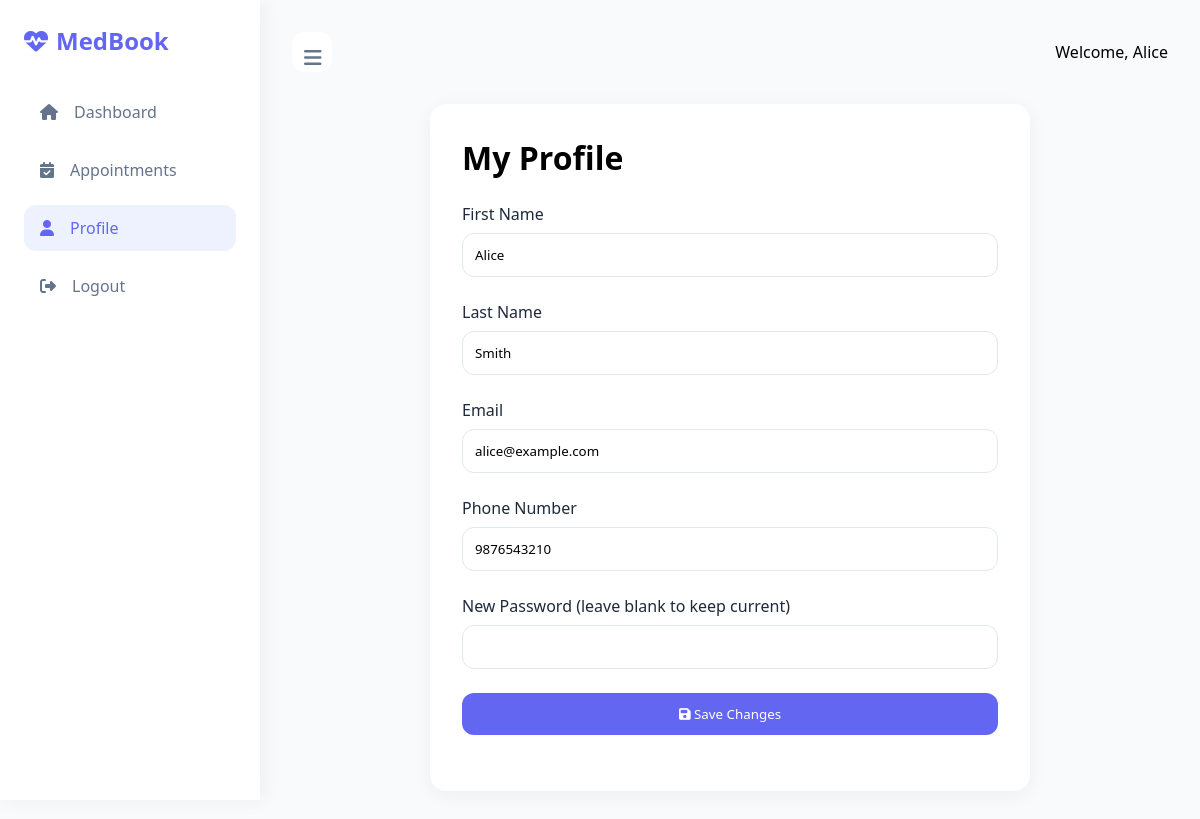
Screenshot of /profile.php (signed in) with the database file from the repository.
### tables this page shows
CREATE TABLE `patients` (
  `patient_id` int(11) NOT NULL,
  `first_name` varchar(50) NOT NULL,
  `last_name` varchar(50) NOT NULL,
  `email` varchar(100) NOT NULL,
  `phone` varchar(20) DEFAULT NULL,
  `password_hash` varchar(255) NOT NULL,
  `created_at` datetime DEFAULT CURRENT_TIMESTAMP,
  `role` varchar(20) DEFAULT 'patient',
  `date_of_birth` date DEFAULT NULL
);

### profile.php (the view, shortened to what this page needs)
<?php
require_once 'config.php';
$stmt = $pdo->prepare("SELECT * FROM patients WHERE patient_id = ?");
$stmt->execute([$_SESSION['user_id']]);
$user = $stmt->fetch();
?>
<!DOCTYPE html>
<html lang="en">
<head>
    <link rel="stylesheet" href="https://cdnjs.cloudflare.com/ajax/libs/font-awesome/6.4.0/css/all.min.css">
</head>
<body>
    <aside class="sidebar">
        <div class="logo">
            <i class="fas fa-heartbeat"></i>
            MedBook
        </div>
        <nav>
            <ul class="nav-menu">
                <li class="nav-item">
                    <a href="patient_dashboard.php" class="nav-link">
                        <i class="fas fa-home"></i>
                        Dashboard
                    </a>
                </li>
                <li class="nav-item">
                    <a href="appointments.php" class="nav-link">
                        <i class="fas fa-calendar-check"></i>
                        Appointments
                    </a>
                </li>
                <li class="nav-item">
                    <a href="profile.php" class="nav-link active">
                        <i class="fas fa-user"></i>
                        Profile
                    </a>
                </li>
                <li class="nav-item">
                    <a href="logout.php" class="nav-link">
                        <i class="fas fa-sign-out-alt"></i>
                        Logout
                    </a>
                </li>
            </ul>
        </nav>
    </aside>
    <main class="main-content">
        <div class="header">
            <button class="toggle-btn" id="sidebarToggle">
                <i class="fas fa-bars"></i>
            </button>
            <div class="user-info">
                <span>Welcome, <?= htmlspecialchars($user['first_name']) ?></span>
            </div>
        </div>
        <div class="profile-form">
            <h1 style="margin-bottom: 1.5rem;">My Profile</h1>
            <form method="POST">
                <div class="form-group">
                    <label>First Name</label>
                    <input type="text" name="first_name"
                           value="<?= htmlspecialchars($user['first_name']) ?>" required>
                </div>
                <div class="form-group">
                    <label>Last Name</label>
                    <input type="text" name="last_name"
                           value="<?= htmlspecialchars($user['last_name']) ?>" required>
                </div>
                <div class="form-group">
                    <label>Email</label>
                    <input type="email" name="email"
                           value="<?= htmlspecialchars($user['email']) ?>" required>
                </div>
                <div class="form-group">
                    <label>Phone Number</label>
                    <input type="tel" name="phone"
                           value="<?= htmlspecialchars($user['phone']) ?>">
                </div>
                <div class="form-group">
                    <label>New Password (leave blank to keep current)</label>
                    <input type="password" name="password">
                </div>
                <div class="form-group">
                    <button type="submit" class="btn-primary">
                        <i class="fas fa-save"></i> Save Changes
                    </button>
                </div>
            </form>
        </div>
    </main>
</body>
</html>

### profile.php (style rules this page uses)
* { margin: 0; padding: 0; box-sizing: border-box; font-family: 'Segoe UI', system-ui, sans-serif; }
:root { --primary: #6366f1; --primary-dark: #4f46e5; --sidebar-width: 260px; --transition: all 0.3s cubic-bezier(0.4, 0, 0.2, 1); }
body { background: #f8fafc; min-height: 100vh; display: flex; }
.sidebar { background: white; width: var(--sidebar-width); height: 100vh; padding: 1.5rem; position: fixed; box-shadow: 4px 0 20px rgba(0, 0, 0, 0.05); transition: var(--transition); z-index: 100; }
.logo { font-size: 1.5rem; font-weight: 700; color: var(--primary); margin-bottom: 2rem; display: flex; align-items: center; gap: 0.5rem; }
.nav-menu { list-style: none; }
.nav-item { margin-bottom: 0.75rem; }
.nav-link { display: flex; align-items: center; gap: 1rem; padding: 0.75rem 1rem; border-radius: 0.75rem; color: #64748b; text-decoration: none; transition: var(--transition); }
.nav-link:hover, .nav-link.active { background: #eef2ff; color: var(--primary); }
.main-content { flex: 1; margin-left: var(--sidebar-width); transition: var(--transition); padding: 2rem; }
.header { display: flex; justify-content: space-between; align-items: center; margin-bottom: 2rem; }
.toggle-btn { background: white; border: none; width: 40px; height: 40px; border-radius: 0.75rem; cursor: pointer; transition: var(--transition); font-size: 1.25rem; color: #64748b; }
.profile-form { background: white; padding: 2rem; border-radius: 1rem; box-shadow: 0 4px 20px rgba(0, 0, 0, 0.05); max-width: 600px; margin: 0 auto; }
.form-group { margin-bottom: 1.5rem; }
label { display: block; margin-bottom: 0.5rem; color: #1e293b; font-weight: 500; }
input, button { width: 100%; padding: 0.75rem; border: 1px solid #e2e8f0; border-radius: 0.75rem; transition: var(--transition); }
.btn-primary { background: var(--primary); color: white; border: none; padding: 0.75rem 1.5rem; border-radius: 0.75rem; cursor: pointer; transition: var(--transition); }

### rows the page displays
patients: first_name "Alice", last_name "Smith", email "alice@example.com", phone "9876543210"
